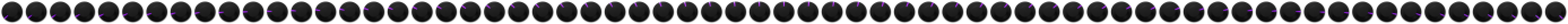
#> input picture client-interface/web_client_original/html/img/knob.png, 8320 x 128 px, found by its file name (shown at 1/6 size)
$ python knob-steps.py
#> lines starting #> are read from the running program, lines starting #| are printed output that depends on the picture
#!/usr/bin/env python3
# SPDX-FileCopyrightText: 2012-2023 MOD Audio UG
# SPDX-License-Identifier: AGPL-3.0-or-later

from PIL import Image

source = "knob.png"

source_full_width = 8320
source_size = 128
source_png = Image.open(source)
#> source_png is the input picture: PIL image 8320x128 RGBA; mean R, G, B, A 18.1, 16.7, 18.9, 154.3
source_steps = int(source_full_width / source_size)

steps_list = range(3, 18)

for steps in steps_list:
    target_full_width = source_size * steps
    target_step_advance = ((source_steps-1) / (steps-1))
    target_png = Image.new("RGBA", (target_full_width, source_size), (0, 0, 0, 0))

    for step in range(steps):
        x = int(step * target_step_advance) * source_size
        target_png.paste(source_png.copy().crop((x, 0, x+source_size, source_size)), (step * source_size, 0))

    target_png.save("knob_steps_{}.png".format(steps))
#> this loop made 15 passes
#> pass 1, `target_png.save("knob_steps_{}.png".format(steps))`:
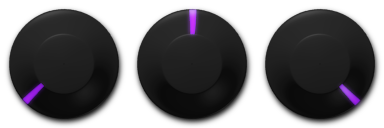
#> saved as knob_steps_3.png: PIL image 384x128 RGBA; mean R, G, B, A 18, 16.8, 18.8, 154.3; transparent parts drawn white
#> pass 2, `target_png.save("knob_steps_{}.png".format(steps))`:
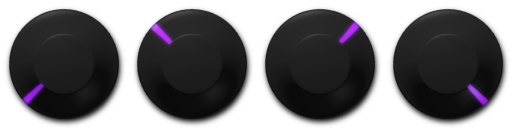
#> saved as knob_steps_4.png: PIL image 512x128 RGBA; mean R, G, B, A 18, 16.7, 18.9, 154.3; transparent parts drawn white
#> after the loop:
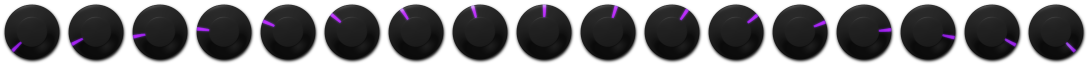
#> target_png: PIL image 2176x128 RGBA (shown at 1/2 size); mean R, G, B, A 18, 16.7, 18.9, 154.3; transparent parts drawn white
